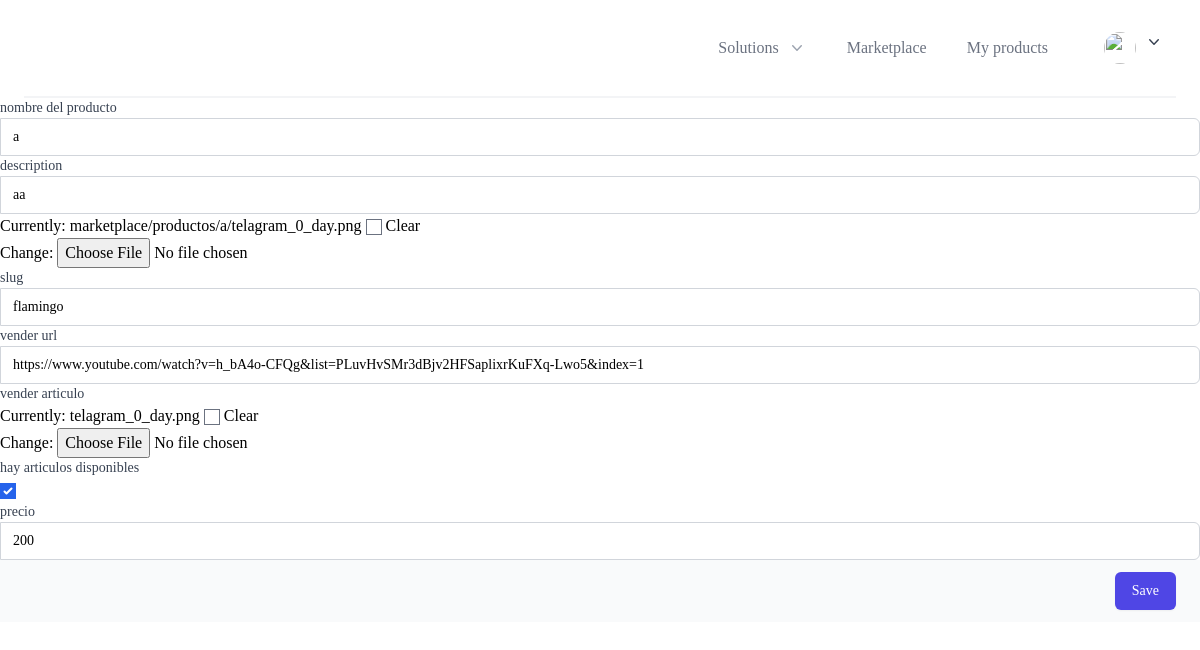
/produto/flamingo/actualizar/ (signed in), run on the app's committed database.
### marketplace/models.py (models this page shows, shortened)
class Product(models.Model):      #esto kiere decir que si elminamos el usuario se borran todos sus productos que a creado el usuario eso hace cascade osea borra todo lo que hace el usuario
    user = models.ForeignKey(User,on_delete=models.CASCADE,related_name='products')
    name = models.CharField(max_length=100)
    descripcion = models.TextField()
    imagen = models.ImageField(blank=True,null = True,upload_to = diretorio_de_imagenes )
    slug = models.SlugField(unique=True)
    content_url = models.URLField(blank=True,null=True)
    cantent_file = models.FileField(blank=True,null=True)
    active = models.BooleanField(default=False)
    precio = models.PositiveIntegerField(default=100) #

### core/views.py (the view, shortened to what this page needs)
# urls.py: path('produto/<slug>/actualizar/',editar_producto.as_view(),name='editar'),
class editar_producto(UpdateView):
    form_class = productoformulario
    template_name = 'pages/productos/editar_productos.html' #podemos usar el mismo template que el de crear
    def get_queryset(self):
        return Product.objects.filter(user = self.request.user)

### templates/pages/productos/editar_productos.html (shortened to what this page needs)
{% extends 'base.html' %}
{% load static %}
    {% block navbar %}
    {% include 'components/navbar.html' %}
    {% endblock navbar %}
    {% block content %}
            <form method="POST" enctype="multipart/form-data">
            <label for="company-website" class="block text-sm font-medium text-gray-700">nombre del producto</label>
            {{ form.name }}
            <label for="company-website" class="block text-sm font-medium text-gray-700">description</label>
            {{ form.descripcion}}
            {{ form.imagen }}
            <label for="company-website" class="block text-sm font-medium text-gray-700">slug</label>
             {{form.slug}}
            <label for="company-website" class="block text-sm font-medium text-gray-700">vender url</label>
             {{ form.content_url}}
            <label for="company-website" class="block text-sm font-medium text-gray-700">vender articulo</label>
            {{form.cantent_file}}
            <br>
            <label for="company-website" class="block text-sm font-medium text-gray-700">hay articulos disponibles</label>
            {{ form.active}}
            <label for="company-website" class="block text-sm font-medium text-gray-700">precio</label>
            {{form.precio}}
            <div class="bg-gray-50 px-4 py-3 text-right sm:px-6">
                <button type="submit" class="inline-flex justify-center rounded-md border border-transparent bg-indigo-600 py-2 px-4 text-sm font-medium text-white shadow-sm hover:bg-indigo-700 focus:outline-none focus:ring-2 focus:ring-indigo-500 focus:ring-offset-2">Save</button>
              </div>
            </form>
    {% endblock content %}

### data on the page
Product: name "a", descripcion "aa", slug "flamingo", content_url "https://www.youtube.com/watch?v=h_bA4o-CFQg&list=PLuvHvSMr3dBjv2HFSaplixrKuFXq-Lwo5&index=1", active "☑", precio "200"
